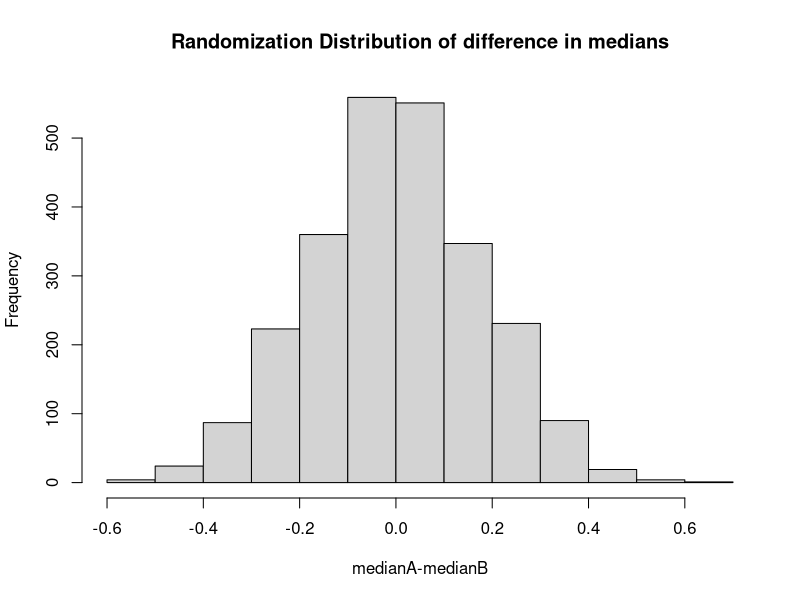
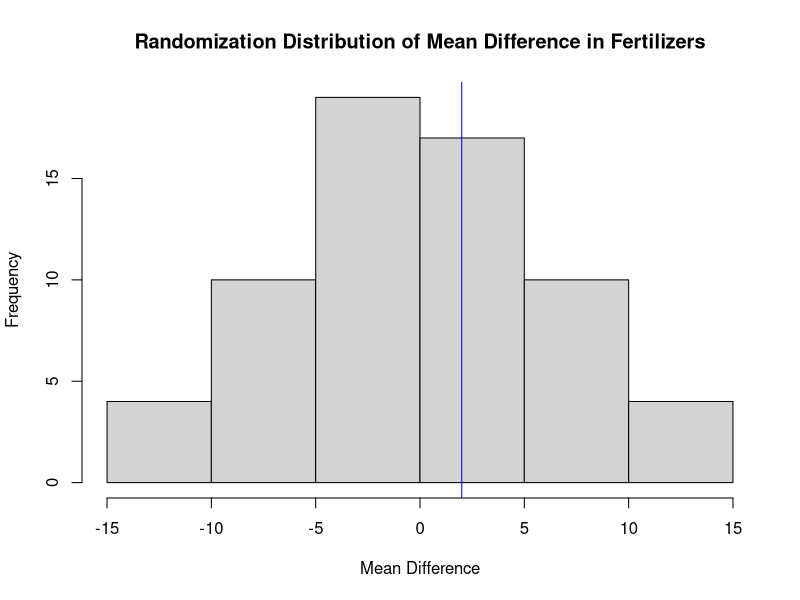
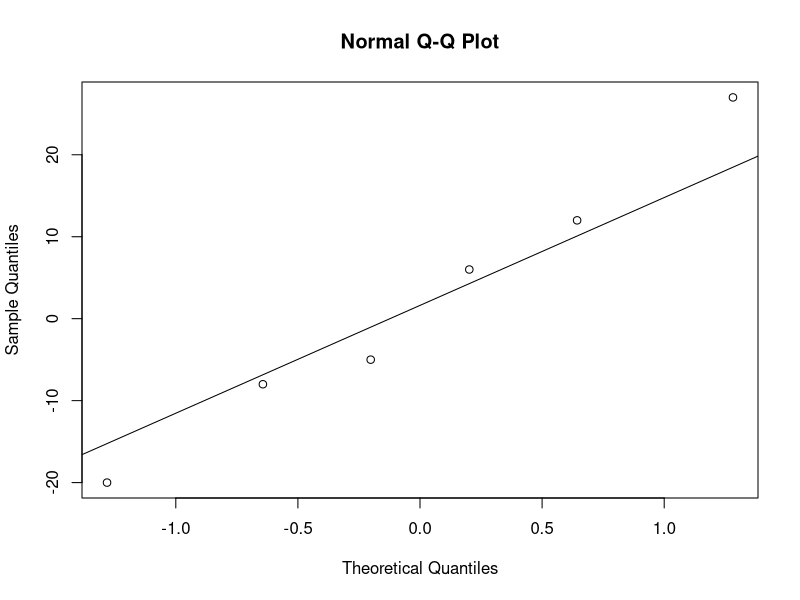

Recreate these plots in R, in order.
## ---- chunk 1
X <-rbind(c(1,1), # weigh two objects in one pan
          c(1,-1), # weigh one object in one pan and one object on another pan
          c(1,0)) # pick object 1 and weigh it (or pick object 2) 
solve( t(X) %*% X ) %*% t(X)
## ---- chunk 2
X <-rbind(c(1,1),
          c(1,-1),
          c(1,0))
solve( t(X) %*% X )
## ---- chunk 3
X <-rbind(c(1,1), #both objects in same pan measurement 1
          c(1,1), #both objects in same pan measurement 2
          c(1,-1)) #objects in opposite pans 
solve( t(X) %*% X ) %*% t(X)
## ---- chunk 4
X <-rbind(c(1,-1), #both objects in same pan measurement 1
          c(1,1), #both objects in same pan measurement 2
          c(1,1)) #objects in opposite pans 
solve( t(X) %*% X ) %*% t(X)
## ---- chunk 5
X <-rbind(c(1,1),
          c(1,1),
          c(1,-1))
solve( t(X) %*% X )
## ---- chunk 6
ABtest <- read.csv("ABtest.csv")
## ---- chunk 7
attach(ABtest)
# I used 2500 to decrease the run time, 
# but ideally you would use 250000 so SE 
# of estimated p-value is small
N <- 2500 
res <- numeric(N) # store the results

for (i in 1:N)
{
  index <- sample(length(sales),size=length(sales[page=="A"]),replace=F)
  res[i] <- median(sales[index])-median(sales[-index]) }

observed <- median(sales[page=="B"])-median(sales[page=="A"])

(sum(res >= observed)+1)/(N+1) # Randomization P-value

hist(res,xlab="medianA-medianB", main="Randomization Distribution of difference in medians")

## ---- chunk 8
FertF <- c(78, 82, 82, 65, 51, 75)
FertG <- c(72, 70, 55, 85, 59, 80)
diff <- FertF-FertG
meandiff <- mean(diff) # the observed mean difference

N <- 2^(6) # number of treatment assignments
res <- numeric(N) #vector to store results
LR <- list(c(-1,1)) # difference is multiplied by -1 or 1
trtassign <- expand.grid(rep(LR, 6)) # generate all possible treatment assign

for(i in 1:N){
  res[i] <- mean(as.numeric(trtassign[i,])*diff) 
}

tbar <- mean(res) # mean of the randomization distribution
pval3d <- sum(abs(res-tbar)>=abs(meandiff-tbar))/N # the p-value
pval3d

hist(res, xlab="Mean Difference",main="Randomization Distribution of Mean Difference in Fertilizers")
abline(v = meandiff,col="blue") 
## ---- chunk 9
FertF <- c(78, 82, 82, 65, 51, 75)
FertG <- c(72, 70, 55, 85, 59, 80)
diff <- FertF-FertG
qqnorm(diff);qqline(diff)
## ---- chunk 10
t.test(FertF,FertG,paired = T)
